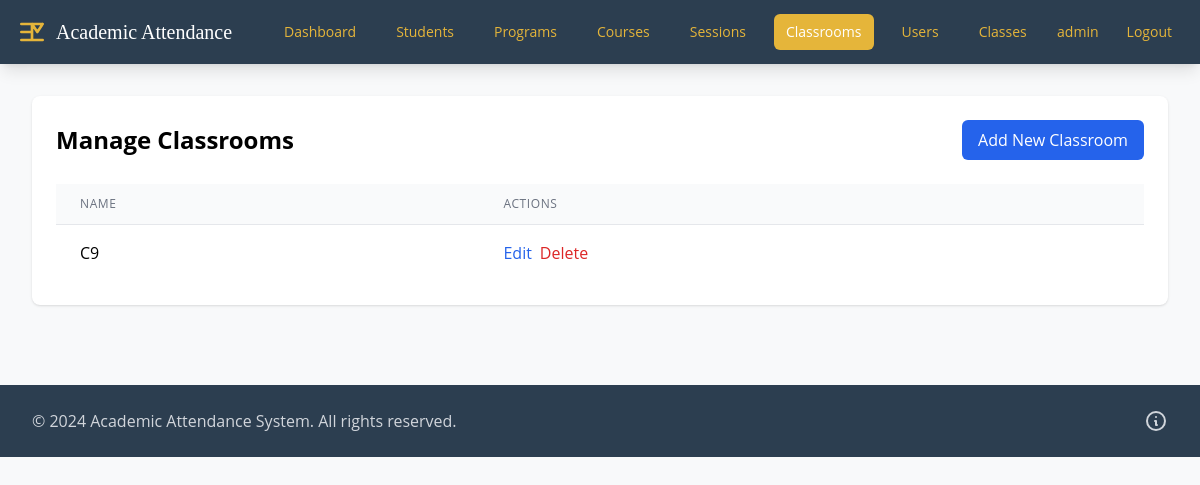
The app's page /admin/classrooms (signed in), older data.
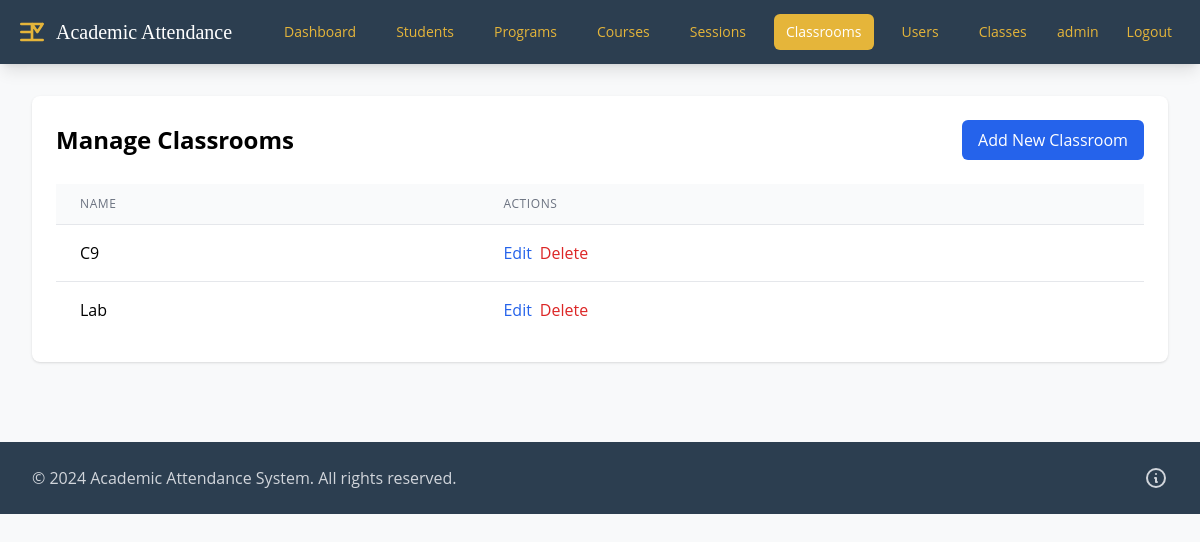
The same page, newer data.
### app.py (models this page shows)
class Classroom(db.Model):
    id = db.Column(db.Integer, primary_key=True)
    name = db.Column(db.String(100), unique=True, nullable=False)
    coordinates = db.Column(db.Text, nullable=False)  # Store coordinates as a JSON string
    altitude = db.Column(db.Float, default=0.0)  # In meters
    altitude_tolerance = db.Column(db.Float, default=3.0)  # Changed from 10.0 to 3.0

### app.py (the view)
@app.route('/admin/classrooms')
@login_required
def list_classrooms():
    if not current_user.is_admin:
        flash('Access denied')
        return redirect(url_for('admin_dashboard'))
    classrooms = Classroom.query.all()
    return render_template('admin/classrooms/list.html', classrooms=classrooms)

### app.py (called while the page is built)
@app.context_processor
def inject_csrf_token():
    return dict(csrf_token=generate_csrf)

@login_manager.user_loader
def load_user(user_id):
    return User.query.get(int(user_id))

### templates/admin/classrooms/list.html (shortened to what this page needs)
{% extends "base.html" %}
{% block content %}
<div class="max-w-6xl mx-auto bg-white shadow rounded-lg p-6">
    <div class="flex justify-between items-center mb-6">
        <h2 class="text-2xl font-bold">Manage Classrooms</h2>
        <a href="{{ url_for('new_classroom') }}"
           class="bg-blue-600 text-white px-4 py-2 rounded-md hover:bg-blue-700">
            Add New Classroom
        </a>
    </div>
    {% if classrooms %}
    <div class="overflow-x-auto">
        <table class="min-w-full divide-y divide-gray-200">
            <thead class="bg-gray-50">
                <tr>
                    <th class="px-6 py-3 text-left text-xs font-medium text-gray-500 uppercase tracking-wider">Name</th>
                    <th class="px-6 py-3 text-left text-xs font-medium text-gray-500 uppercase tracking-wider">Actions</th>
                </tr>
            </thead>
            <tbody class="bg-white divide-y divide-gray-200">
                {% for classroom in classrooms %}
                <tr>
                    <td class="px-6 py-4 whitespace-nowrap">{{ classroom.name }}</td>
                    <td class="px-6 py-4 whitespace-nowrap">
                        <div class="flex space-x-2">
                            <a href="{{ url_for('edit_classroom', classroom_id=classroom.id) }}"
                               class="text-blue-600 hover:text-blue-900">Edit</a>
                            <button onclick="deleteClassroom({{ classroom.id }})"
                                    class="text-red-600 hover:text-red-900">Delete</button>
                        </div>
                    </td>
                </tr>
                {% endfor %}
            </tbody>
        </table>
    </div>
    {% else %}
    <p class="text-center text-gray-500 my-4">No classrooms found.</p>
    {% endif %}
</div>
{% endblock %}

Row changes from the older to the newer data that the page shows:
added Classroom: name "Lab"
